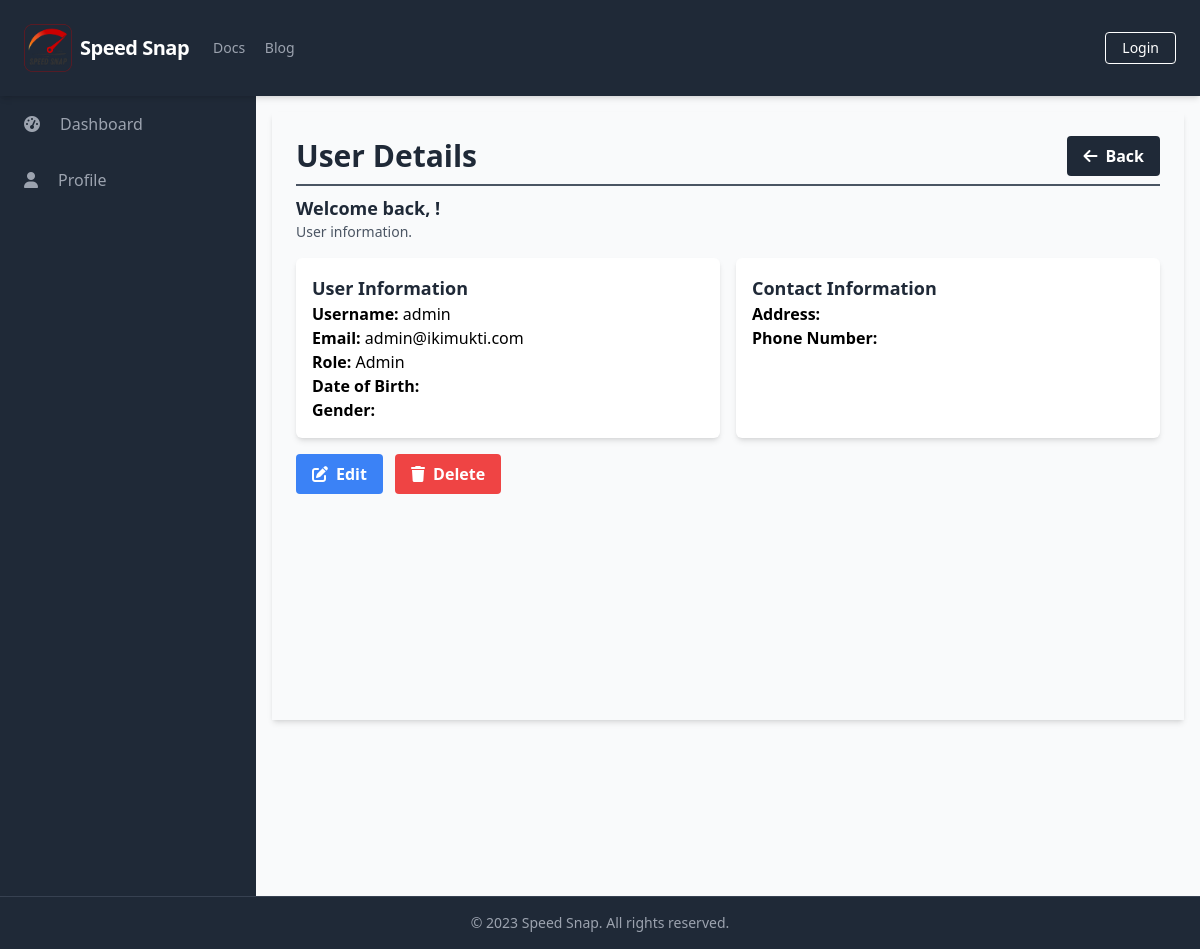
Screenshot of /manage_users/manage_users_detail.php?id=137648118 with the database file from the repository.
### tables this page shows
CREATE TABLE `Users` (
  `UserID` int(11) NOT NULL,
  `Username` varchar(50) NOT NULL,
  `Password` varchar(255) NOT NULL,
  `Email` varchar(100) NOT NULL,
  `FullName` varchar(100) DEFAULT NULL,
  `DateOfBirth` date DEFAULT NULL,
  `Gender` varchar(10) DEFAULT NULL,
  `Address` text DEFAULT NULL,
  `PhoneNumber` varchar(20) DEFAULT NULL,
  `RoleID` int(11) DEFAULT NULL,
  `AccountCreationDate` timestamp NOT NULL DEFAULT current_timestamp() ON UPDATE current_timestamp(),
  `LastLogin` datetime DEFAULT NULL,
  `AccountStatus` varchar(20) DEFAULT NULL,
  `ProfilePictureURL` varchar(255) DEFAULT NULL,
  `ActivationStatus` varchar(20) DEFAULT NULL
);

CREATE TABLE `Role` (
  `RoleID` int(11) NOT NULL,
  `RoleName` varchar(50) NOT NULL
);

### public/manage_users/manage_users_detail.php (the view, shortened to what this page needs)
<?php
require_once('../../database/connection.php');
$userID = '';
$errors = array();
$userData = array();
if (isset($_GET['id'])) {
    $userID = $_GET['id'];
    $query = "SELECT u.UserID, u.Username, u.Email, r.RoleName, u.DateOfBirth, u.Gender, u.Address, u.PhoneNumber, u.RoleID, u.AccountCreationDate, u.LastLogin, u.AccountStatus, u.ActivationStatus
              FROM Users u
              LEFT JOIN Role r ON u.RoleID = r.RoleID
              WHERE u.UserID = $userID";
    $result = $conn->query($query);
    if ($result->num_rows > 0) {
        $userData = $result->fetch_assoc();
    } else {
        $errors[] = "User not found.";
    }
}
?>
<?php include_once('../components/header.php'); ?>
<div class="h-screen flex flex-col">
    <?php include('../components/navbar.php'); ?>
    <div class="flex-grow bg-gray-50 flex flex-row shadow-md">
        <?php include('../components/sidebar.php'); ?>
        <main class="bg-gray-50 flex flex-col flex-1 overflow-y-scroll h-screen flex-shrink-0 sc-hide pb-40">
            <div class="flex items-start justify-start p-6 shadow-md m-4 flex-1 flex-col">
                <div class="flex flex-row justify-between items-center w-full border-b-2 border-gray-600 mb-2 pb-2">
                    <h1 class="text-3xl text-gray-800 font-semibold w-full">User Details</h1>
                    <div class="flex flex-row justify-end items-center">
                        <a href="../manage_users/manage_users_list.php" class="bg-gray-800 hover:bg-gray-700 text-white font-bold py-2 px-4 rounded inline-flex items-center space-x-2">
                            <i class="fas fa-arrow-left"></i>
                            <span>Back</span>
                        </a>
                    </div>
                </div>
                <div class="flex flex-col w-full">
                    <div class="flex flex-row justify-between items-center w-full mb-2 pb-2">
                        <div>
                            <h2 class="text-lg text-gray-800 font-semibold">Welcome back, <?php echo $_SESSION['FullName']; ?>!</h2>
                            <p class="text-gray-600 text-sm">User information.</p>
                        </div>
                    </div>
                    <?php if (!empty($userData)) : ?>
                        <div class="grid grid-cols-2 gap-4">
                            <div class="bg-white shadow-md p-4 rounded-md">
                                <h3 class="text-lg font-semibold text-gray-800">User Information</h3>
                                <p><strong>Username:</strong> <?php echo $userData['Username']; ?></p>
                                <p><strong>Email:</strong> <?php echo $userData['Email']; ?></p>
                                <p><strong>Role:</strong> <?php echo $userData['RoleName']; ?></p>
                                <p><strong>Date of Birth:</strong> <?php echo $userData['DateOfBirth']; ?></p>
                                <p><strong>Gender:</strong> <?php echo $userData['Gender']; ?></p>
                            </div>
                            <div class="bg-white shadow-md p-4 rounded-md">
                                <h3 class="text-lg font-semibold text-gray-800">Contact Information</h3>
                                <p><strong>Address:</strong> <?php echo $userData['Address']; ?></p>
                                <p><strong>Phone Number:</strong> <?php echo $userData['PhoneNumber']; ?></p>
                            </div>
                        </div>
                        <div class="mt-4">
                            <a href="manage_users_update.php?id=<?php echo $userID; ?>" class="bg-blue-500 hover:bg-blue-700 text-white font-bold py-2 px-4 rounded inline-flex items-center mr-2">
                                <i class="fas fa-edit mr-2"></i>
                                <span>Edit</span>
                            </a>
                            <a href="#" onclick="confirmDelete(<?php echo $userID; ?>)" class="bg-red-500 hover:bg-red-700 text-white font-bold py-2 px-4 rounded inline-flex items-center">
                                <i class="fas fa-trash mr-2"></i>
                                <span>Delete</span>
                            </a>
                        </div>
                    <?php else : ?>
                        <div class="bg-white shadow-md p-4 rounded-md">
                            <p>No user data available.</p>
                        </div>
                    <?php endif; ?>
                </div>
            </div>
        </main>
    </div>
    <?php include('../components/footer.php'); ?>
</div>
</body>
</html>

### rows the page displays
users: Username "admin", Email "admin@ikimukti.com", RoleID.RoleName "Admin"

### other values shown
$baseTitle "Speed Snap"
